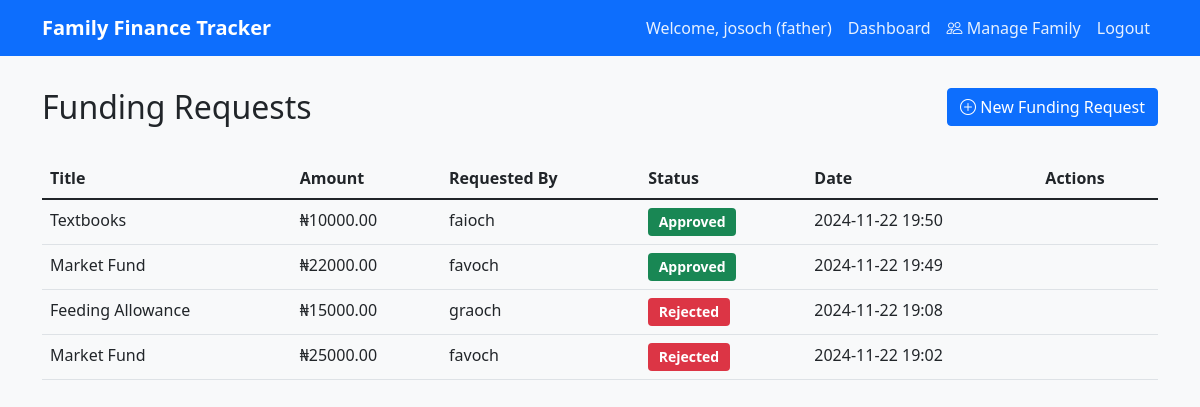
The page /funding_requests (signed in) on the database its author committed.
### app.py (models this page shows, shortened)
class User(db.Model, UserMixin):
    id = db.Column(db.Integer, primary_key=True)
    username = db.Column(db.String(80), unique=True, nullable=False)
    email = db.Column(db.String(120), unique=True, nullable=False)
    password_hash = db.Column(db.String(128))
    role = db.Column(db.String(20), nullable=False)
    balance = db.Column(db.Float, default=0.0)
    is_active = db.Column(db.Boolean, default=True)
    family_id = db.Column(db.Integer, db.ForeignKey('family.id'))
    created_at = db.Column(db.DateTime, default=datetime.utcnow)
    funding_requests = db.relationship('FundingRequest',
                                     foreign_keys='FundingRequest.requested_by',
                                     backref=db.backref('requester_ref', lazy=True),
                                     lazy=True)
    requests_approved = db.relationship('FundingRequest',
                                      foreign_keys='FundingRequest.approved_by',
                                      backref=db.backref('approver_ref', lazy=True),
                                      lazy=True)
    funding_request_balances = db.relationship('FundingRequestBalance',
                                             backref='user_ref',
                                             lazy=True)
    @property
    def password(self):
        raise AttributeError('password is not a readable attribute')

class FundingRequest(db.Model):
    id = db.Column(db.Integer, primary_key=True)
    title = db.Column(db.String(100), nullable=False)
    description = db.Column(db.Text)
    amount = db.Column(db.Float, nullable=False)
    status = db.Column(db.String(20), default='pending')  # pending, approved, rejected
    family_id = db.Column(db.Integer, db.ForeignKey('family.id'), nullable=False)
    requested_by = db.Column(db.Integer, db.ForeignKey('user.id'), nullable=False)
    approved_by = db.Column(db.Integer, db.ForeignKey('user.id'))
    approved_date = db.Column(db.DateTime)
    created_at = db.Column(db.DateTime, default=datetime.utcnow)
    updated_at = db.Column(db.DateTime, default=datetime.utcnow,
                          onupdate=db.text('CURRENT_TIMESTAMP'))
    requester = db.relationship('User', foreign_keys=[requested_by], backref='requests_created')
    approver = db.relationship('User', foreign_keys=[approved_by])  # Remove backref since it's defined in User model
    request_balances = db.relationship('FundingRequestBalance', backref='request', lazy=True)
    request_transactions = db.relationship('FundingRequestTransaction', backref='request', lazy=True)

### app.py (the view)
@app.route('/funding_requests')
@login_required
def funding_requests():
    requests = FundingRequest.query.filter_by(
        family_id=current_user.family_id
    ).order_by(FundingRequest.created_at.desc()).all()
    return render_template('funding_requests.html', requests=requests)

### app.py (called while the page is built)
@login_manager.user_loader
def load_user(user_id):
    return User.query.get(int(user_id))

### templates/funding_requests.html (shortened to what this page needs)
<!DOCTYPE html>
<html lang="en">
<head>
    <link href="https://cdn.jsdelivr.net/npm/bootstrap@5.1.3/dist/css/bootstrap.min.css" rel="stylesheet">
    <link rel="stylesheet" href="https://cdn.jsdelivr.net/npm/bootstrap-icons@1.7.2/font/bootstrap-icons.css">
    <link rel="stylesheet" href="{{ url_for('static', filename='style.css') }}">
</head>
<body>
    <nav class="navbar navbar-expand-lg navbar-dark bg-primary">
        <div class="container">
            <a class="navbar-brand" href="#">Family Finance Tracker</a>
            <div class="collapse navbar-collapse" id="navbarNav">
                <ul class="navbar-nav ms-auto">
                    <li class="nav-item">
                        <span class="nav-link">Welcome, {{ current_user.username }} ({{ current_user.role }})</span>
                    </li>
                    <li class="nav-item">
                        <a class="nav-link" href="{{ url_for('dashboard') }}">Dashboard</a>
                    </li>
                    {% if current_user.role == 'father' %}
                    <li class="nav-item">
                        <a class="nav-link" href="{{ url_for('manage_family_members') }}">
                            <i class="bi bi-people"></i> Manage Family
                        </a>
                    </li>
                    {% endif %}
                    <li class="nav-item">
                        <a class="nav-link" href="{{ url_for('logout') }}">Logout</a>
                    </li>
                </ul>
            </div>
        </div>
    </nav>
    <div class="container mt-4">
        <div class="row mb-4">
            <div class="col">
                <h2>Funding Requests</h2>
            </div>
            <div class="col text-end">
                <a href="{{ url_for('add_funding_request') }}" class="btn btn-primary">
                    <i class="bi bi-plus-circle"></i> New Funding Request
                </a>
            </div>
        </div>
        {% if requests %}
        <div class="table-responsive">
            <table class="table table-hover">
                <thead>
                    <tr>
                        <th>Title</th>
                        <th>Amount</th>
                        <th>Requested By</th>
                        <th>Status</th>
                        <th>Date</th>
                        <th>Actions</th>
                    </tr>
                </thead>
                <tbody>
                    {% for request in requests %}
                    <tr>
                        <td>{{ request.title }}</td>
                        <td>₦{{ "%.2f"|format(request.amount) }}</td>
                        <td>{{ request.requester.username }}</td>
                        <td>
                            <span class="badge {% if request.status == 'approved' %}bg-success{% elif request.status == 'rejected' %}bg-danger{% else %}bg-warning{% endif %}">
                                {{ request.status|title }}
                            </span>
                        </td>
                        <td>{{ request.created_at.strftime('%Y-%m-%d %H:%M') }}</td>
                        <td>
                        </td>
                    </tr>
                    {% endfor %}
                </tbody>
            </table>
        </div>
        {% else %}
        <div class="alert alert-info">No funding requests found.</div>
        {% endif %}
    </div>
</body>
</html>

### static/style.css (style rules this page uses)
body { background-color: #f8f9fa; }
.navbar { margin-bottom: 2rem; }
.table th { font-weight: 600; }
.badge { font-size: 0.875rem; padding: 0.5em 0.75em; }
.btn-primary { background-color: #0d6efd; border-color: #0d6efd; }
.navbar-brand { font-weight: 600; }
.nav-link { color: rgba(255, 255, 255, 0.9) !important; }

### rows shown on the page
User: username "josoch", role "father"
FundingRequest: title "Textbooks", amount "10000.00", requester.username "faioch", status "Approved", created_at "2024-11-22 19:50"
FundingRequest: title "Market Fund", amount "22000.00", requester.username "favoch", status "Approved", created_at "2024-11-22 19:49"
FundingRequest: title "Feeding Allowance", amount "15000.00", requester.username "graoch", status "Rejected", created_at "2024-11-22 19:08"
FundingRequest: title "Market Fund", amount "25000.00", requester.username "favoch", status "Rejected", created_at "2024-11-22 19:02"
